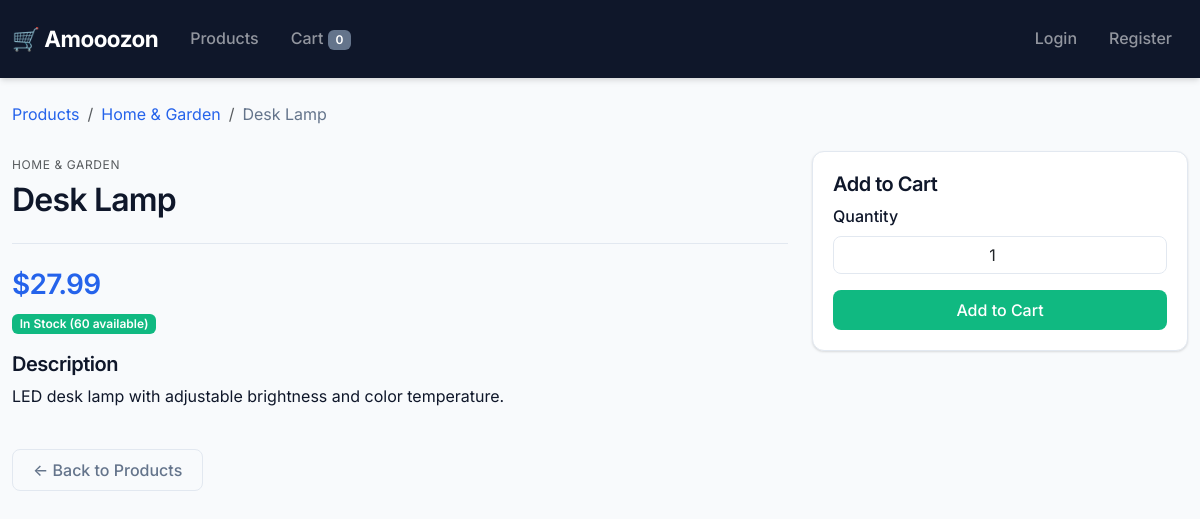
The app's page /product/desk-lamp/ with its own data.
### shop/models.py (models this page shows, shortened)
class Product(models.Model):
    category = models.ForeignKey(
        Category,
        on_delete=models.CASCADE,
        related_name='products'
    )
    name = models.CharField(max_length=200)
    slug = models.SlugField(unique=True)
    description = models.TextField(blank=True)
    price = models.DecimalField(max_digits=10, decimal_places=2)
    inventory = models.PositiveIntegerField(default=0)
    created = models.DateTimeField(auto_now_add=True)
    updated = models.DateTimeField(auto_now=True)
    class Meta:
        ordering = ['name']

class Category(models.Model):
    name = models.CharField(max_length=200)
    slug = models.SlugField(unique=True)
    class Meta:
        verbose_name_plural = 'Categories'
        ordering = ['name']
    def get_absolute_url(self):
        return reverse('shop:category_list', args=[self.slug])

### shop/views.py (the view)
# urls.py: path('product/<slug:slug>/', views.product_detail, name='product_detail'),
def product_detail(request, slug):
    product = get_object_or_404(Product, slug=slug)
    return render(request, 'shop/product_detail.html', {
        'product': product,
    })

### shop/cart.py (called while the page is built)
    def __len__(self):
        return sum(item['quantity'] for item in self.cart.values())

### shop/context_processors.py (called while the page is built)
def cart_counter(request):
    cart = Cart(request)
    return {'cart_count': len(cart)}

### shop/templates/shop/product_detail.html (shortened to what this page needs)
{% extends 'shop/base.html' %}
{% block content %}
<nav aria-label="breadcrumb">
    <ol class="breadcrumb">
        <li class="breadcrumb-item"><a href="{% url 'shop:product_list' %}">Products</a></li>
        <li class="breadcrumb-item"><a href="{{ product.category.get_absolute_url }}">{{ product.category.name }}</a></li>
        <li class="breadcrumb-item active">{{ product.name }}</li>
    </ol>
</nav>
<div class="row">
    <div class="col-md-8">
        <span class="text-uppercase small text-muted" style="font-size: 0.75rem; letter-spacing: 0.05em;">{{ product.category.name }}</span>
        <h1 class="mt-1 mb-3">{{ product.name }}</h1>
        <hr>
        <h3 class="text-primary">${{ product.price }}</h3>
        <p>
            {% if product.inventory > 0 %}
                <span class="badge bg-success">In Stock ({{ product.inventory }} available)</span>
            {% else %}
                <span class="badge bg-danger">Out of Stock</span>
            {% endif %}
        </p>
        <h5>Description</h5>
        <p>{{ product.description|default:"No description available." }}</p>
    </div>
    <div class="col-md-4">
        <div class="card">
            <div class="card-body">
                <h5 class="card-title">Add to Cart</h5>
                {% if product.inventory > 0 %}
                    <form action="{% url 'shop:cart_add' product.id %}" method="post">
                        <div class="mb-3">
                            <label for="quantity" class="form-label">Quantity</label>
                            <input type="number" class="form-control" name="quantity"
                                   id="quantity" value="1" min="1" max="{{ product.inventory }}">
                        </div>
                        <button type="submit" class="btn btn-success w-100">Add to Cart</button>
                    </form>
                {% else %}
                    <p class="text-danger">This product is currently out of stock.</p>
                {% endif %}
            </div>
        </div>
    </div>
</div>
<div class="mt-4">
    <a href="{% url 'shop:product_list' %}" class="btn btn-outline-secondary">← Back to Products</a>
</div>
{% endblock %}

### shop/templates/shop/base.html (style rules this page uses)
:root { --primary: #2563eb; --primary-dark: #1d4ed8; --secondary: #64748b; --accent: #0ea5e9; --success: #10b981; --danger: #ef4444; --light: #f8fafc; --dark: #0f172a; --border: #e2e8f0; --shadow: 0 1px 3px rgba(0,0,0,0.08), 0 1px 2px rgba(0,0,0,0.06); --shadow-md: 0 4px 6px -1px rgba(0,0,0,0.1), 0 2px 4px -1px rgba(0,0,0,0.06); --shadow-lg: 0 10px 15px -3px rgba(0,0,0,0.1), 0 4px 6px -2px rgba(0,0,0,0.05); --radius: 0.5rem; --radius-lg: 0.75rem; }
* { box-sizing: border-box; }
body { font-family: 'Inter', -apple-system, BlinkMacSystemFont, sans-serif; background: var(--light); color: var(--dark); line-height: 1.6; }
.badge { font-weight: 600; padding: 0.35em 0.65em; }
.card { border: 1px solid var(--border); border-radius: var(--radius-lg); box-shadow: var(--shadow); transition: all 0.2s ease; overflow: hidden; }
.card-body { padding: 1.25rem; }
.card-title { font-weight: 600; color: var(--dark); margin-bottom: 0.5rem; }
.btn { font-weight: 500; padding: 0.5rem 1.25rem; border-radius: var(--radius); transition: all 0.2s ease; border: none; }
.btn-success { background: var(--success); }
.btn-outline-secondary { border: 1px solid var(--border); color: var(--secondary); }
.form-control { border: 1px solid var(--border); border-radius: var(--radius); padding: 0.625rem 0.875rem; transition: all 0.2s ease; }
.form-label { font-weight: 500; color: var(--dark); margin-bottom: 0.375rem; }
.badge.bg-success { background: var(--success) !important; }
.breadcrumb { background: transparent; padding: 0; margin-bottom: 1.5rem; }
.breadcrumb-item a { color: var(--primary); text-decoration: none; }
.breadcrumb-item.active { color: var(--secondary); }
h1, h2, h3, h4, h5, h6 { font-weight: 600; color: var(--dark); letter-spacing: -0.025em; }
h1 { font-size: 2rem; }
a { color: var(--primary); text-decoration: none; transition: color 0.15s ease; }
.text-primary { color: var(--primary) !important; }
hr { border-color: var(--border); opacity: 1; margin: 1.5rem 0; }
input[type="number"] { border: 1px solid var(--border); border-radius: var(--radius); padding: 0.375rem 0.5rem; text-align: center; }
body { min-height: 100vh; }
* { transition-property: background-color, border-color, color, fill, stroke, opacity, box-shadow, transform; transition-timing-function: cubic-bezier(0.4, 0, 0.2, 1); transition-duration: 150ms; }

### records on screen
Product: category.name "Home & Garden", name "Desk Lamp", category.name "HOME & GARDEN", price "27.99", inventory "60", description "LED desk lamp with adjustable brightness and color temperature."

### other values on screen
{{ cart_count }} "0"
